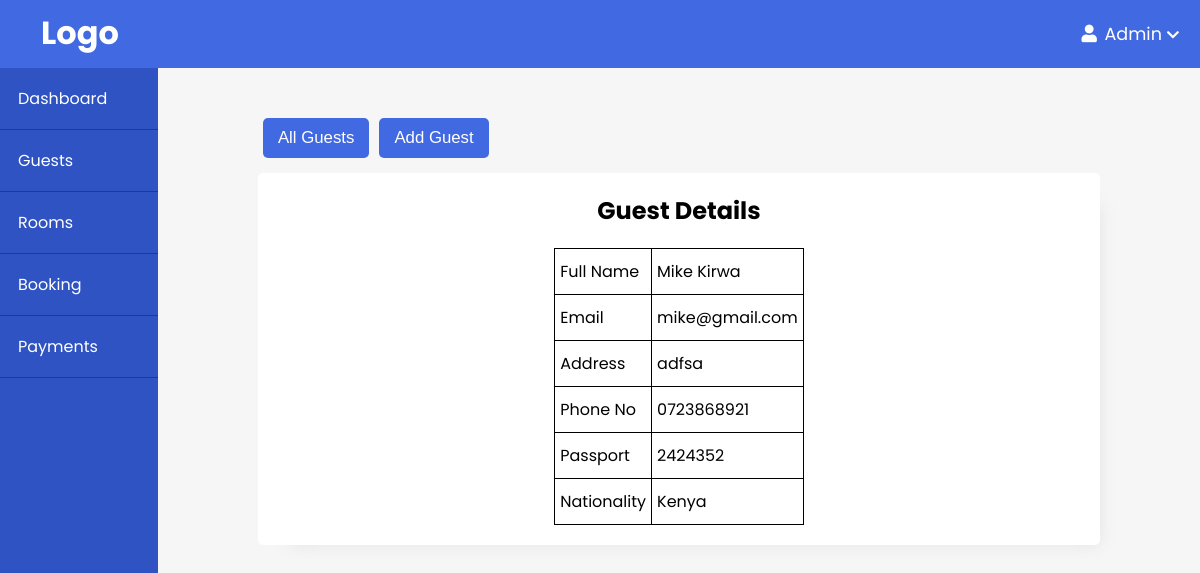
Page /admin/guests/view.php?id=6 on the committed database.
### tables this page shows
CREATE TABLE `users` (
  `id` int(11) NOT NULL,
  `first_name` varchar(20) NOT NULL,
  `last_name` varchar(20) NOT NULL,
  `email` varchar(255) NOT NULL,
  `address` varchar(30) NOT NULL,
  `phone_no` varchar(10) NOT NULL,
  `passport` varchar(30) NOT NULL,
  `nationality` varchar(50) NOT NULL,
  `password` varchar(255) NOT NULL,
  `role_id` int(11) NOT NULL
);

### app/controllers/users.php (called while the page is built, shortened)
<?php
if(isset($_GET['id'])) {
    $id = $_GET['id'];
    $sql = "SELECT u.*, r.role_type FROM users AS u
            JOIN roles AS r ON u.role_id=r.id
            WHERE u.id={$id}";
    $user = executeJoinQuery($sql);
    $first_name = $user[0]['first_name'];
    $last_name = $user[0]['last_name'];
    $email = $user[0]['email'];
    $address = $user[0]['address'];
    $phone_no = $user[0]['phone_no'];
    $passport = $user[0]['passport'];
    $nationality = $user[0]['nationality'];
}

### app/database/db.php (called while the page is built, shortened)
<?php
require("connect.php");
function executeJoinQuery($sql) {
    global $conn;
    $stmt = $conn->prepare($sql);
    $stmt->execute();
    $records = $stmt->get_result()->fetch_all(MYSQLI_ASSOC);
    return $records;
}

### admin/guests/view.php (the view, shortened to what this page needs)
<?php include(ROOT_PATH . "\app\database\db.php"); ?>
<?php include(ROOT_PATH . "\app\controllers\users.php") ?>
<!DOCTYPE html>
<html lang="en">
<head>
    <link href="../../assets/fontawesome/css/all.min.css"  rel="stylesheet">
    <link rel="stylesheet" href="../style.css">
</head>
<body>
     <?php include(ROOT_PATH . "/app/includes/adminHeader.php"); ?>
    <div class="admin-wrapper">
        <?php include(ROOT_PATH . "/app/includes/adminSidebar.php"); ?>
        <div class="admin-content">
            <div class="flex">
                <button class="btn"><a href="<?php echo BASE_URL . "/admin/guests/index.php"?>">All Guests</a></button>
                <button class="btn"><a href="<?php echo BASE_URL . "/admin/guests/create.php"?>">Add Guest</a></button>
            </div>
            <div class="card-wrapper flight-preview" style="margin-top:5px;">
                <div class="preview-card">
                    <h2>Guest Details</h2>
                    <table>
                        <tr>
                            <td>Full Name</td>
                            <td><?php echo ($first_name . " " . $last_name) ?></td>
                        </tr>
                        <tr>
                            <td>Email</td>
                            <td><?php echo $email?></td>
                        </tr>
                        <tr>
                            <td>Address</td>
                            <td><?php echo $address?></td>
                        </tr>
                        <tr>
                            <td>Phone No</td>
                            <td><?php echo $phone_no ?></td>
                        </tr>
                        <tr>
                            <td>Passport</td>
                            <td><?php echo $passport ?></td>
                        </tr>
                        <tr>
                            <td>Nationality</td>
                            <td><?php echo $nationality ?></td>
                        </tr>
                    </table>
                </div>
            </div>
        </div>
    </div>
</body>
</html>

### admin/style.css (style rules this page uses)
* { padding: 0; margin: 0; box-sizing: border-box; }
body { background-color: #f6f6f6; font-family: 'Poppins', sans-serif; }
.btn { display: block; border: 0; border-radius: 5px; background-color: rgb(65, 105, 225); margin: 10px 5px; padding: 10px 15px; font-size: 1.05rem; color: white; cursor: pointer; }
.btn a { text-decoration: none; color: white; }
table { margin: 20px auto; }
table, th, td { border: 1px solid black; border-collapse: collapse; }
th, td { padding: 10px 5px; }
a { text-decoration: none; }
.flex { display: flex; }
.admin-wrapper { display: flex; min-height: calc(100vh - 68px); }
.admin-content { flex: 8; height: 100%; padding: 40px 100px 100px; }
.card-wrapper { display: grid; grid-template-columns: repeat(auto-fit, minmax(200px, 1fr)); grid-template-rows: max-content; grid-auto-rows: max-content; grid-gap: 50px }
.preview-card { background-color: white; box-shadow: 1rem 1rem 1rem -1rem #a0a0a033; border-radius: 5px; height: 200px; }
.flight-preview { margin-top: 50px; grid-template-columns: repeat(auto-fit, minmax(340px, 1fr)); grid-gap: 30px; }
.flight-preview .preview-card { flex-direction: column; height: auto; padding: 0 20px; }
.flight-preview h2 { margin-top: 20px; text-align: center; }
.admin-content h2 { text-align: center; }

### rows in the picture
users: first_name "Mike", last_name "Kirwa", email "mike@gmail.com", address "adfsa", phone_no "0723868921", passport "2424352", nationality "Kenya"
